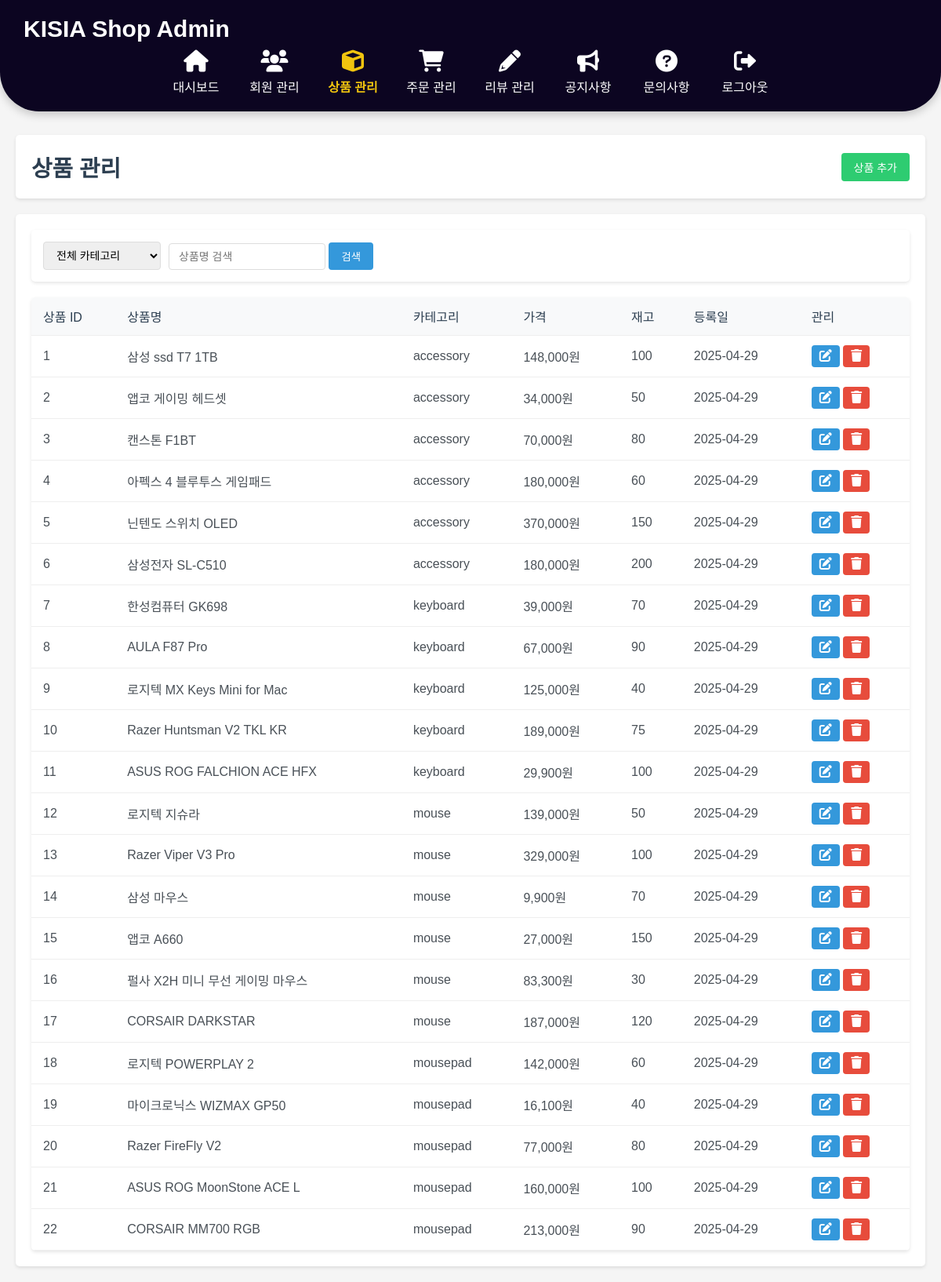
Screenshot of /admin/products.php (signed in) with the database file from the repository.
### tables this page shows
CREATE TABLE IF NOT EXISTS products (
  id INT AUTO_INCREMENT PRIMARY KEY,
  name VARCHAR(255) NOT NULL,
  short_description VARCHAR(255),
  description TEXT,
  price INT NOT NULL,
  stock INT DEFAULT 0,
  image_url VARCHAR(500),
  created_at DATETIME DEFAULT CURRENT_TIMESTAMP,
  deliver_price INT DEFAULT 0,
  category VARCHAR(255) NOT NULL,
  avg_rating FLOAT(2,1) DEFAULT 0,
  review_count INT DEFAULT 0
);

### admin/products.php (the view, shortened to what this page needs)
<?php
require_once '../mainmenu/common/db.php';
$search_query = $_GET['search_query'] ?? '';
?>
<!DOCTYPE html>
<html lang="ko">
<head>
    <link rel="stylesheet" href="css/admin.css">
    <link rel="stylesheet" href="https://cdnjs.cloudflare.com/ajax/libs/font-awesome/6.0.0/css/all.min.css">
</head>
<body>
    <div class="admin-container">
        <?php include 'topbar.php'; ?>
        <div class="main-content">
            <header class="admin-header">
                <h1>상품 관리</h1>
                <a href="products_add.php" class="add-product-btn">상품 추가</a>
            </header>
            <div class="content-wrapper">
                <div class="filters">
                    <select id="category-filter">
                        <option value="all">전체 카테고리</option>
                    </select>
                    <form method="GET" action="">
                        <input type="text" name="search_query" placeholder="상품명 검색" value="<?= $_GET['search_query'] ?? '' ?>">
                        <button type="submit">검색</button>
                    </form>
                </div>
                <table class="table">
                    <thead>
                        <tr>
                            <th>상품 ID</th>
                            <th>상품명</th>
                            <th>카테고리</th>
                            <th>가격</th>
                            <th>재고</th>
                            <th>등록일</th>
                            <th>관리</th>
                        </tr>
                    </thead>
                    <tbody>
                        <?php
                        if ($search_query !== '') {
                            $sql = "SELECT * FROM products WHERE name LIKE ? ORDER BY id ASC";
                            $stmt = mysqli_prepare($conn, $sql);
                            $param = '%' . $search_query . '%';
                            mysqli_stmt_bind_param($stmt, 's', $param);
                            mysqli_stmt_execute($stmt);
                            $result = mysqli_stmt_get_result($stmt);
                        } else {
                            $sql = "SELECT * FROM products ORDER BY id ASC";
                            $result = mysqli_query($conn, $sql);
                        }
                        if ($result && mysqli_num_rows($result) > 0) {
                            while ($product = mysqli_fetch_assoc($result)) {
                                echo "<tr class='product-row' data-id='" . htmlspecialchars($product['id']) . "'>";
                                echo "<td>" . htmlspecialchars($product['id']) . "</td>";
                                echo "<td>" . htmlspecialchars($product['name']) . "</td>";
                                echo "<td>" . htmlspecialchars($product['category']) . "</td>";
                                echo "<td>" . number_format($product['price']) . "원</td>";
                                echo "<td>" . htmlspecialchars($product['stock']) . "</td>";
                                echo "<td>" . htmlspecialchars(date('Y-m-d', strtotime($product['created_at']))) . "</td>";
                                echo "<td>
                                        <a href='products_edit.php?id=" . urlencode($product['id']) . "' class='edit-btn' title='상품 수정정'>
                                            <i class='fas fa-edit'></i>
                                        </a>
                                        <a href='admin_delete.php?id=" . urlencode($product['id']) . "&type=products' class='delete-btn'>
                                            <i class='fas fa-trash'></i>
                                        </a>
                                    </td>";
                                echo "</tr>";
                            }
                        } else {
                            echo "<tr><td colspan='7' class='no-data'>등록된 상품이 없습니다.</td></tr>";
                        }
                        ?>
                    </tbody>
                </table>
            </div>
        </div>
    </div>
</body>
</html>

### admin/css/admin.css (style rules this page uses)
* { margin: 0; padding: 0; box-sizing: border-box; }
body { font-family: 'Noto Sans KR', sans-serif; background-color: #f5f5f5; }
.main-content { margin-top: 10px; padding: 20px; }
.admin-header { background-color: white; padding: 20px; border-radius: 5px; box-shadow: 0 2px 4px rgba(0,0,0,0.1); margin-bottom: 20px; display: flex; justify-content: space-between; align-items: center; }
.admin-header h1 { font-size: 1.8rem; color: #2c3e50; }
.content-wrapper { background-color: white; padding: 20px; border-radius: 5px; box-shadow: 0 2px 4px rgba(0,0,0,0.1); }
.filters { display: flex; gap: 10px; margin-bottom: 20px; background-color: white; padding: 15px; border-radius: 5px; box-shadow: 0 2px 4px rgba(0,0,0,0.1); align-items: center; }
.filters select, .filters input { padding: 8px 12px; border: 1px solid #ddd; border-radius: 4px; font-size: 14px; outline: none; }
.filters select { width: 150px; }
.filters input[type="text"] { width: 200px; }
.filters button { padding: 8px 16px; background-color: #3498db; color: white; border: none; border-radius: 4px; cursor: pointer; transition: background-color 0.3s; text-decoration: none; display: inline-block; }
.table { width: 100%; border-collapse: collapse; margin-top: 20px; background-color: white; border-radius: 5px; overflow: hidden; box-shadow: 0 2px 4px rgba(0,0,0,0.1); }
.table th, .table td { padding: 12px 15px; text-align: left; border-bottom: 1px solid #eee; }
.table th { background-color: #f8f9fa; font-weight: 500; color: #2c3e50; }
.table td { color: #495057; }
.edit-btn, .delete-btn { padding: 5px 10px; border: none; border-radius: 4px; color: white; cursor: pointer; transition: background-color 0.3s; text-decoration: none; display: inline-block; }
.edit-btn { background-color: #3498db; }
.delete-btn { background-color: #e74c3c; }
.add-product-btn { padding: 8px 16px; background-color: #2ecc71; color: white; border: none; border-radius: 4px; cursor: pointer; font-size: 14px; transition: background-color 0.3s; text-decoration: none; display: inline-block; }

### rows the page displays
products: id "1", name "삼성 ssd T7 1TB", category "accessory", price "148,000", stock "100", created_at "2025-04-29"
products: id "2", name "앱코 게이밍 헤드셋", category "accessory", price "34,000", stock "50", created_at "2025-04-29"
products: id "3", name "캔스톤 F1BT", category "accessory", price "70,000", stock "80", created_at "2025-04-29"
products: id "4", name "아펙스 4 블루투스 게임패드", category "accessory", price "180,000", stock "60", created_at "2025-04-29"
products: id "5", name "닌텐도 스위치 OLED", category "accessory", price "370,000", stock "150", created_at "2025-04-29"
products: id "6", name "삼성전자 SL-C510", category "accessory", price "180,000", stock "200", created_at "2025-04-29"
products: id "7", name "한성컴퓨터 GK698", category "keyboard", price "39,000", stock "70", created_at "2025-04-29"
products: id "8", name "AULA F87 Pro", category "keyboard", price "67,000", stock "90", created_at "2025-04-29"
products: id "9", name "로지텍 MX Keys Mini for Mac", category "keyboard", price "125,000", stock "40", created_at "2025-04-29"
products: id "10", name "Razer Huntsman V2 TKL KR", category "keyboard", price "189,000", stock "75", created_at "2025-04-29"
products: id "11", name "ASUS ROG FALCHION ACE HFX", category "keyboard", price "29,900", stock "100", created_at "2025-04-29"
products: id "12", name "로지텍 지슈라", category "mouse", price "139,000", stock "50", created_at "2025-04-29"
products: id "13", name "Razer Viper V3 Pro", category "mouse", price "329,000", stock "100", created_at "2025-04-29"
products: id "14", name "삼성 마우스", category "mouse", price "9,900", stock "70", created_at "2025-04-29"
products: id "15", name "앱코 A660", category "mouse", price "27,000", stock "150", created_at "2025-04-29"
products: id "16", name "펄사 X2H 미니 무선 게이밍 마우스", category "mouse", price "83,300", stock "30", created_at "2025-04-29"
products: id "17", name "CORSAIR DARKSTAR", category "mouse", price "187,000", stock "120", created_at "2025-04-29"
products: id "18", name "로지텍 POWERPLAY 2", category "mousepad", price "142,000", stock "60", created_at "2025-04-29"
products: id "19", name "마이크로닉스 WIZMAX GP50", category "mousepad", price "16,100", stock "40", created_at "2025-04-29"
products: id "20", name "Razer FireFly V2", category "mousepad", price "77,000", stock "80", created_at "2025-04-29"
products: id "21", name "ASUS ROG MoonStone ACE L", category "mousepad", price "160,000", stock "100", created_at "2025-04-29"
products: id "22", name "CORSAIR MM700 RGB", category "mousepad", price "213,000", stock "90", created_at "2025-04-29"
